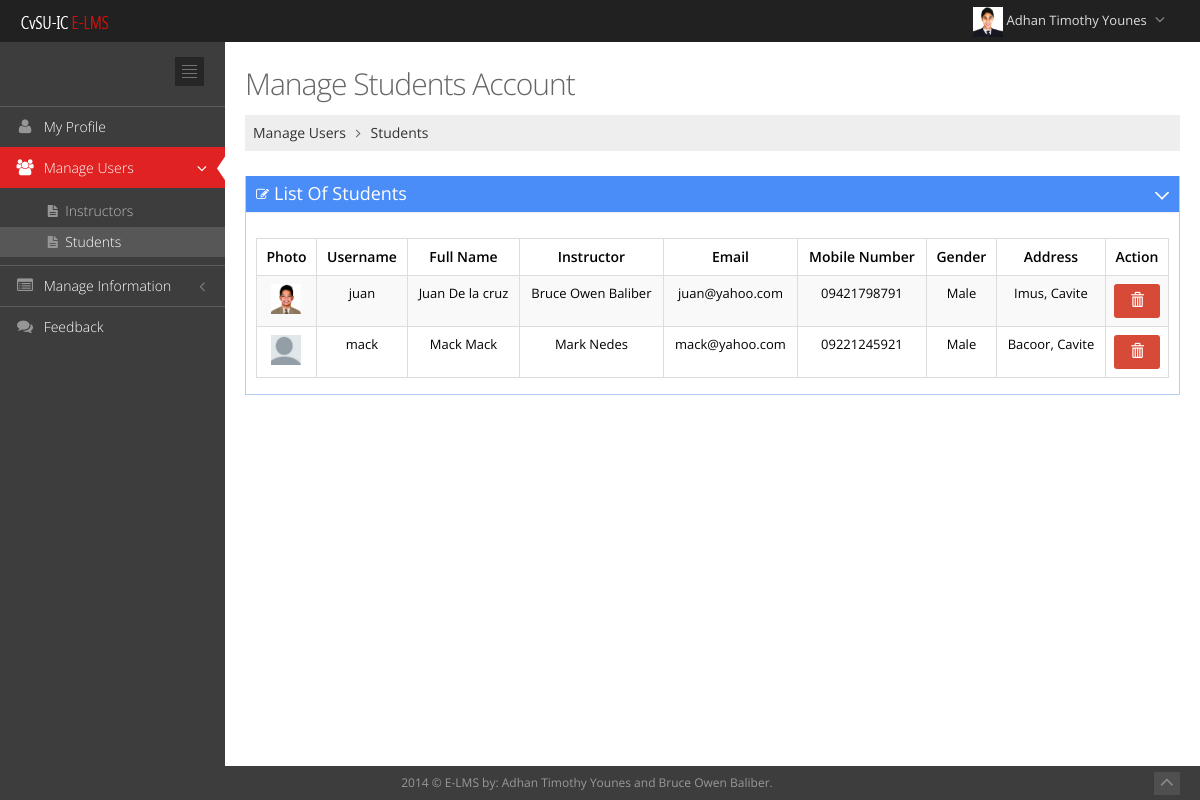
/administrator/students.php (signed in), run on the app's committed database.
### tables this page shows
CREATE TABLE IF NOT EXISTS `users` (
  `id` int(10) NOT NULL,
  `fullname` varchar(250) NOT NULL,
  `firstname` varchar(250) NOT NULL,
  `lastname` varchar(250) NOT NULL,
  `email` varchar(250) NOT NULL,
  `username` varchar(200) DEFAULT NULL,
  `password` varchar(200) DEFAULT NULL,
  `level` varchar(200) NOT NULL,
  `status` varchar(250) NOT NULL,
  `mobile` varchar(200) NOT NULL,
  `profilepic` varchar(250) NOT NULL,
  `gender` varchar(250) NOT NULL,
  `address` varchar(250) NOT NULL,
  `verification_code` varchar(250) NOT NULL,
  `logging` varchar(200) NOT NULL
);

CREATE TABLE IF NOT EXISTS `student` (
  `id` int(100) NOT NULL,
  `instructor_id` int(100) NOT NULL,
  `student_id` int(100) NOT NULL,
  `username` varchar(250) NOT NULL,
  `password` varchar(250) NOT NULL,
  `fullname` varchar(250) NOT NULL,
  `firstname` varchar(250) NOT NULL,
  `lastname` varchar(250) NOT NULL,
  `email` varchar(250) NOT NULL,
  `gender` varchar(250) NOT NULL,
  `status` varchar(250) NOT NULL,
  `mobile` varchar(250) NOT NULL,
  `address` varchar(250) NOT NULL,
  `profilepic` varchar(250) NOT NULL,
  `verification_code` varchar(250) NOT NULL,
  `grade` varchar(250) NOT NULL,
  `lesson_taked` varchar(250) NOT NULL,
  `course` varchar(250) NOT NULL,
  `year` varchar(250) NOT NULL,
  `section` varchar(250) NOT NULL,
  `logging` varchar(200) NOT NULL,
  `level` varchar(200) NOT NULL
);

### administrator/students.php (the view, shortened to what this page needs)
<?php
$id1=$_SESSION['timkey'];
$query=mysql_query("select * from users where id='$id1' ");
if($num=mysql_num_rows($query)>0)
{
	$row=mysql_fetch_assoc($query);
	$firstname=$row['firstname'];
	$lastname=$row['lastname'];
	$image=$row['profilepic'];
}
else
{
	header("location: ../index.php?Unauthorize_access!");
}
?>
<!DOCTYPE html>
<html lang="en" class="no-js">
<head>
<link href="../template/assets/plugins/font-awesome/css/font-awesome.min.css" rel="stylesheet" type="text/css"/>
<link href="../template/assets/plugins/bootstrap/css/bootstrap.min.css" rel="stylesheet" type="text/css"/>
<link href="../template/assets/plugins/uniform/css/uniform.default.css" rel="stylesheet" type="text/css"/>
<link rel="stylesheet" type="text/css" href="../template/assets/plugins/select2/select2.css"/>
<link rel="stylesheet" type="text/css" href="../template/assets/plugins/select2/select2-metronic.css"/>
<link rel="stylesheet" href="../template/assets/plugins/data-tables/DT_bootstrap.css"/>
<link href="../template/assets/plugins/bootstrap-modal/css/bootstrap-modal-bs3patch.css" rel="stylesheet" type="text/css"/>
<link href="../template/assets/plugins/bootstrap-modal/css/bootstrap-modal.css" rel="stylesheet" type="text/css"/>
<link href="../template/assets/css/style-metronic.css" rel="stylesheet" type="text/css"/>
<link href="../template/assets/css/style.css" rel="stylesheet" type="text/css"/>
<link href="../template/assets/css/style-responsive.css" rel="stylesheet" type="text/css"/>
<link href="../template/assets/css/plugins.css" rel="stylesheet" type="text/css"/>
<link href="../template/assets/css/themes/default.css" rel="stylesheet" type="text/css" id="style_color"/>
<link href="../template/assets/css/custom.css" rel="stylesheet" type="text/css"/>
</head>
<body class="page-header-fixed">
<div class="header navbar navbar-fixed-top">
	<div class="header-inner">
		<a class="navbar-brand" href="students.php">
			<img src="../template/assets/img/cvsu_logo_small.png" alt="logo" class="img-responsive"/>
		</a>
		<ul class="nav navbar-nav pull-right">
			<li class="dropdown" id="header_notification_bar">
			<li class="dropdown user">
				<a href="#" class="dropdown-toggle" data-toggle="dropdown" data-hover="dropdown" data-close-others="true">
					<img alt="" class= "imgs" src="images/adminprofile/<?php echo $image; ?>"/>
					<span class="username">
						<?php echo $firstname." ".$lastname;?>
						</span>
					<i class="fa fa-angle-down"></i>
				</a>
			</li>
		</ul>
	</div>
</div>
<div class="page-container">
	<div class="page-sidebar-wrapper">
		<div class="page-sidebar navbar-collapse collapse">
			<ul class="page-sidebar-menu" data-auto-scroll="true" data-slide-speed="200">
				<li class="sidebar-toggler-wrapper margin-bottom-20">
					<div class="sidebar-toggler hidden-phone">
					</div>
				</li>
				<li class="tooltips" data-container="body" data-placement="right" data-html="true" data-original-title="Manage your own account">
					<a href="myprofile.php">
						<i class="fa fa-user"></i>
						<span class="title">
							My Profile
						</span>
					</a>
				</li>
				<li class="tooltips active" data-container="body" data-placement="right" data-html="true" data-original-title="">
					<a href="javascript:;">
						<i class="fa fa-users"></i>
						<span class="title">
							Manage Users
						</span>
						<span class="selected">
						</span>
					</a>
					<ul class="sub-menu">
						<li class="tooltips" data-container="body" data-placement="right" data-html="true" data-original-title="View Instructors Record">
							<a href="manageusers.php">
							<i class="fa fa-file-text"></i>
								<span class="title">
									Instructors
								</span>
							</a>
						</li>
						<li class="tooltips active" data-container="body" data-placement="right" data-html="true" data-original-title="View Students Record">
							<a href="students.php">
							<i class="fa fa-file-text"></i>
								<span class="title">
									Students
								</span>
							</a>
						</li>
					</ul>
				</li>
				<li class="tooltips" data-container="body" data-placement="right" data-html="true" data-original-title="">
					<a href="javascript:;">
						<i class="fa fa-list-alt"></i>
						<span class="title">
							Manage Information
						</span>
					</a>
				</li>
				<li class="tooltips" data-container="body" data-placement="right" data-html="true" data-original-title="Manage your own account">
					<a href="feedback.php">
						<i class="fa fa-comments"></i>
						<span class="title">
							Feedback
						</span>
					</a>
				</li>
		</div>
	</div>
	<div class="page-content-wrapper">
		<div class="page-content">
			<div class="row">
				<div class="col-md-12">
					<h3 class="page-title">
					Manage Students Account<small></small>
					</h3>
					<ul class="page-breadcrumb breadcrumb">
						<li>
							<a href="#">
								Manage Users
							</a>
							<i class="fa fa-angle-right"></i>
						</li>
						<li>
							<a href="students.php">
								Students
							</a>
						</li>
					</ul>
				</div>
			</div>
			<div class="row">
				<div class="col-md-12">
				<div class="portlet box blue">
						<div class="portlet-title">
							<div class="caption">
								<i class="fa fa-edit"></i>List Of Students
							</div>
							<div class="tools">
								<a href="javascript:;" class="collapse">
								</a>
							</div>
						</div>
						<div class="portlet-body">
							<table class='table table-striped table-hover table-bordered' id='sample_editable_1'>
							<thead>
						<tr>
								<th class='center'>
									 Photo
								</th>
								<th class='center'>
									 Username
								</th>
								<th class='center'>
									 Full Name
								</th>
								<th class='center'>
									 Instructor
								</th>
								<th class='center'>
									 Email
								</th>
								<th class='center'>
									 Mobile Number
								</th>
								<th class='center'>
									 Gender
								</th>
								<th class='center'>
									 Address
								</th>
								<th class='center'>
									 Action
								</th>
							</tr>
							</thead>
						<tbody>
			<?php
				$query=mysql_query("select student.instructor_id, student.student_id, student.profilepic,
					student.username, student.firstname, student.lastname, student.email, student.mobile,
					student.address, student.gender, users.fullname from student left join users on student.instructor_id = users.id")or die("Error");
			if($num=mysql_num_rows($query)>0)
			{
				while($row=mysql_fetch_assoc($query))
					{
						$user_id=$row['student_id'];
					?>
						<tr>
								<td class='center'>
							<img src="../students/images/profilepic/<?php echo $row['profilepic'];?>" class='imgs'>
								</td>
								<td class='center'>
								<?php echo $row['username'];?>
								</td>
								<td class='center'>
							 <?php echo $row['firstname']." ".$row['lastname'];?>
								</td>
								<td class='center'>
								<?php
									echo $row['fullname'];
								?>
								</td>
								<td class='center'>
									<?php echo  $row['email'];?>
								</td>
								<td class='center'>
									<?php echo $row['mobile'];?>
								</td>
								<td class='center'>
									<?php echo $row['gender'];?>
								</td>
								<td class='center'>
								<?php echo $row['address'];?>
								</td>
								<td class='center'>
								<a href="#id<?php echo $user_id;?>" data-toggle="modal" class="btn red tooltips" title="Delete student's data">
								<i class='glyphicon glyphicon-trash'></i></a>
								</td>
							</tr>
						<?php
							}
						}
							?>
							</tbody>
							</table>
						</div>
					</div>
				</div>
			</div>
		</div>
	</div>
</div>
<?php
	include"../function/footer.php";
?>
</body>
</html>

### template/assets/css/style-metronic.css (style rules this page uses)
div, input, select, textarea, span, img, table, td, th, p, a, button, ul, code, pre, li { -webkit-border-radius: 0 !important; -moz-border-radius: 0 !important; border-radius: 0 !important; }
.btn { width: 100%; border-width: 0; padding: 7px 14px; font-size: 14px; display: inline-block; outline: none !important; -webkit-box-shadow: none !important; -moz-box-shadow: none !important; box-shadow: none !important; -webkit-border-radius: 0px !important; -moz-border-radius: 0px !important; border-radius: 3px !important; text-shadow: none; }
.btn.red { color: white; text-shadow: none; background-color: #d84a38; }
.btn > i { font-size: 14px; }
.table thead > tr > th { border-bottom: 0; }

### template/assets/css/style-responsive.css (style rules this page uses)
.center { text-align: center; }
@media (min-width: 992px) { .page-sidebar { width: 225px; float: left; position: relative; margin-right: -100%; } }
@media (min-width: 992px) { .page-sidebar.navbar-collapse { max-height: none !important; } }
@media (min-width: 992px) { .page-content-wrapper { float: left; width: 100%; } }
@media (min-width: 992px) { .page-content { margin-left: 225px; margin-top: 0px; min-height: 600px; padding: 25px 20px 20px 20px; } }

### template/assets/css/themes/default.css (style rules this page uses)
body { background-color: #3d3d3d !important; }
.header { filter: none !important; background-image: none !important; background-color: #212121 !important; }
.header .navbar-nav li.dropdown .dropdown-toggle i { color: #8a8a8a !important; }
.page-sidebar { background-color: #3d3d3d; }
ul.page-sidebar-menu > li > a { border-top: 1px solid #5c5c5c !important; color: #ffffff !important; }
ul.page-sidebar-menu > li:last-child > a { border-bottom: 1px solid transparent !important; }
ul.page-sidebar-menu > li a i { color: #969696; }
ul.page-sidebar-menu > li.active > a { background: #e02222 !important; border-top-color: transparent !important; color: #ffffff; }
ul.page-sidebar-menu > li.active > a i { color: #ffffff; }
ul.page-sidebar-menu > li > ul.sub-menu > li:first-child > a { border-top: 0px !important; }
ul.page-sidebar-menu > li > ul.sub-menu > li.active > a, ul.page-sidebar-menu > li > ul.sub-menu > li > a:hover { color: #ffffff !important; background: #575757 !important; }
ul.page-sidebar-menu li > ul.sub-menu > li > a { color: #bdbdbd; }
.sidebar-toggler { background-image: url(../../img/sidebar-toggler.jpg); background-color: #242424; }

### data on the page
users: profilepic (picture), firstname "Adhan Timothy", lastname "Younes"
student: profilepic (picture), username "juan", firstname "Juan", lastname "De la cruz", instructor.fullname "Bruce Owen Baliber", email "juan@yahoo.com", mobile "09421798791", gender "Male", address "Imus, Cavite"
student: profilepic (placeholder picture), username "mack", firstname "Mack", lastname "Mack", instructor.fullname "Mark Nedes", email "mack@yahoo.com", mobile "09221245921", gender "Male", address "Bacoor, Cavite"
